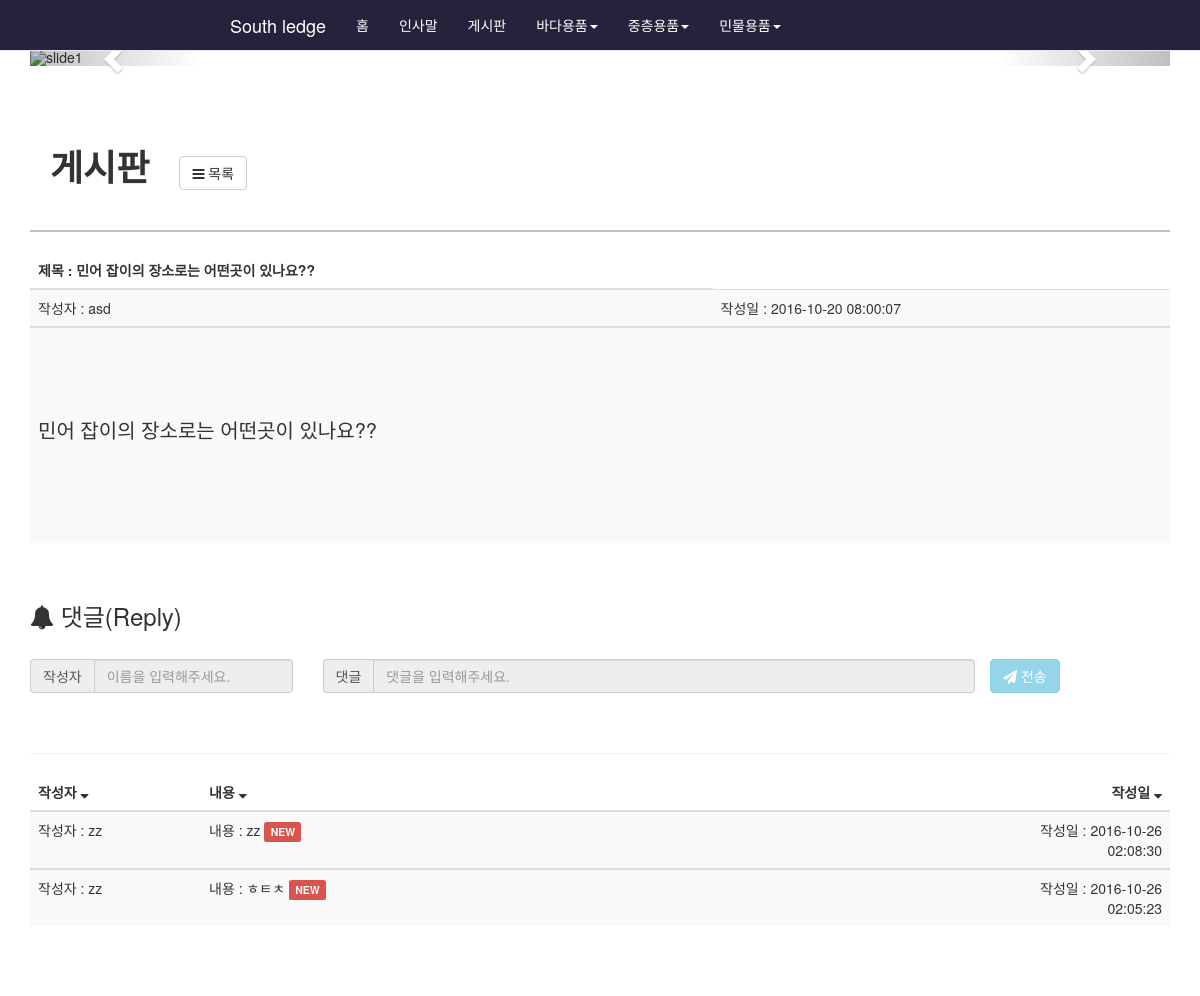
Page /listin?id=3 on the committed database.
### tables this page shows
CREATE TABLE `board` (
  `id` int(11) NOT NULL,
  `title` varchar(100) NOT NULL,
  `content` varchar(1000) NOT NULL,
  `author` varchar(20) NOT NULL,
  `user_id` varchar(20) NOT NULL,
  `notice` int(1) NOT NULL DEFAULT '0',
  `timestamp` timestamp NOT NULL DEFAULT CURRENT_TIMESTAMP
);

CREATE TABLE `reply` (
  `id` int(11) NOT NULL,
  `list_id` int(11) NOT NULL,
  `user_id` int(11) NOT NULL,
  `author` varchar(10) NOT NULL,
  `content` varchar(200) NOT NULL,
  `timestamp` timestamp NOT NULL DEFAULT CURRENT_TIMESTAMP
);

### listin.php (the view, shortened to what this page needs)
<?php
include './database.php';
$is_logged = $_SESSION['is_logged'];
    $list_id = $_GET['id'];
    $stmt = $conn->prepare('SELECT * FROM board where id='.$list_id);
    $stmt->execute();
    $item = $stmt->fetchAll();
    $stmt_reply = $conn->prepare('SELECT * FROM reply WHERE list_id='.$list_id.' ORDER BY id DESC');
    $stmt_reply->execute();
    $reply_list = $stmt_reply->fetchAll();
?>
<!DOCTYPE html>
<html>
  <head>
  </head>
  <body>
    <link rel="stylesheet" href="./lib/bootstrap/css/bootstrap.min.css">
    <link rel="stylesheet" href="./lib/font-awesome/css/font-awesome.min.css">
    <link rel="stylesheet" href="./css/style.css">
    <link rel="stylesheet" href="./css/listin.css">
    <link rel="stylesheet" href="./css/inr.css">
    <body>
      <section class="container">
        <div id="carousel-example-generic" class="carousel slide" data-ride="carousel">
          <ol class="carousel-indicators">
          </ol>
          <div class="carousel-inner" role="listbox">
            <div class="item active">
              <img src="./img/img1" alt="slide1">
            </div>
          </div>
          <a class="left carousel-control" href="#carousel-example-generic" role="button" data-slide="prev">
            <span class="glyphicon glyphicon-chevron-left" aria-hidden="true"></span>
          </a>
          <a class="right carousel-control" href="#carousel-example-generic" role="button" data-slide="next">
            <span class="glyphicon glyphicon-chevron-right" aria-hidden="true"></span>
          </a>
        </div>
     <br><br><br>
        <nav class="navbar navbar-default navbar-fixed-top" style="background-color:rgb(39, 34, 60);">
  <div>
    <div class="navbar-header">
      <a class="navbar-brand" href="./index.php" style="color:#ffffff;  padding-left:230px;">South ledge</a>
    </div>
    <div class="collapse navbar-collapse" id="bs-example-navbar-collapse-1">
      <ul class="nav navbar-nav">
        <li style="background-color:rgb(39, 34, 60);"><a href="./index.php" style="color:#ffffff;">홈<span class="sr-only">(current)</span></a></li>
        <ul class="nav navbar-nav">
          <li style="background-color:rgb(39, 34, 60);"><a href="./inr.php" style="color:#ffffff;">인사말<span class="sr-only">(current)</span></a></li>
          <li style="background-color:rgb(39, 34, 60);"><a href="./list.php" style="color:#ffffff;">게시판<span class="sr-only">(current)</span></a></li>
        <li class="dropdown">
          <a href="#" class="dropdown-toggle" data-toggle="dropdown" role="button" aria-expanded="false" style="color:#ffffff;">바다용품<span class="caret"></span></a>
        </li>
      </ul>
      <ul class="nav navbar-nav">
        <li class="dropdown">
          <a href="#" class="dropdown-toggle" data-toggle="dropdown" role="button" aria-expanded="false" style="color:#ffffff;">중층용품<span class="caret"></span></a>
        </li>
      </ul>
      <ul class="nav navbar-nav navbar-left">
        <li class="dropdown">
          <a href="#" class="dropdown-toggle" data-toggle="dropdown" role="button" aria-expanded="false" style="color:#ffffff;">민물용품<span class="caret"></span></a>
        </li>
      </ul>
    </div>
  </div>
  </nav>
  </section>
  <section class="container">
    <h1 class="top1"><strong>게시판</strong></h1>
    <button type="button" class="btn btn-default listinbtn" onclick="location.href='./list.php'">
      <i class="fa fa-bars" aria-hidden="true"></i>
      목록</button>
    <br><br>
    <hr id="hr1">
    <table class="table table-striped">
      <thead>
        <th>제목 : <?php echo $item[0]['title']?></th>
      </thead>
      <tbody>
        <td>작성자 : <?php echo $item[0]['user_id']?></td>
        <td>작성일 : <?php echo $item[0]['timestamp']?></td>
      </tbody>
      <tbody>
        <td colspan="4"><Br><br><Br><br><p style="font-size:20px;">
        <?php echo $item[0]['content']?>
        </p><Br><br><Br><br></td>
      </tbody>
    </table>
    <br>
  </section>
  <section class="container">
    <form id="insert_reply" action="./insert_reply.php" method="get">
    <h3><i class="fa fa-bell" aria-hidden="true"></i> 댓글(Reply)</h3>
    <br>
    <div class="row">
        <div class="col-sm-3">
        <?php if($is_logged && $_SESSION['role'] == 0 || $is_logged && $_SESSION['role'] == 9) { ?>
        <div class="input-group">
        <span class="input-group-addon" id="basic-addon1">작성자</span>
        <input type="text" class="form-control" placeholder="<?php echo $_SESSION['user_id'] ?>" aria-describedby="basic-addon1" name="reply_author" disabled>
      </div>
        </div>
        <div class="col-sm-7">
        <div class="input-group">
        <span class="input-group-addon" id="basic-addon1">댓글</span>
        <input type="text" class="form-control" placeholder="댓글을 입력해주세요." aria-describedby="basic-addon1" name="reply_content">
        </div>
        </div>
        <div class="col-sm-0">
        <button type="submit" class="btn btn-info"><i class="fa fa-paper-plane" aria-hidden="true"></i> 전송</button>
        <?php }else{ ?>
          <div class="input-group">
          <span class="input-group-addon" id="basic-addon1">작성자</span>
          <input type="text" class="form-control" placeholder="이름을 입력해주세요." aria-describedby="basic-addon1" name="reply_author" disabled>
        </div>
          </div>
          <div class="col-sm-7">
          <div class="input-group">
          <span class="input-group-addon" id="basic-addon1">댓글</span>
          <input type="text" class="form-control" placeholder="댓글을 입력해주세요." aria-describedby="basic-addon1" name="reply_content" disabled>
          </div>
          </div>
          <div class="col-sm-0">
        <button type="submit" class="btn btn-info disabled"><i class="fa fa-paper-plane" aria-hidden="true"></i> 전송</button>
          <?php } ?>
        </div>
    </div>
<br><Br>
  </form>
  <hr>
  </section>
    <section class="container" style="padding-bottom:50px;">
      <table class="table table-striped">
        <thead>
          <tr>
            <th width="15%">작성자 <i class="fa fa-sort-desc" aria-hidden="true"></i></th>
            <th width="70%">내용 <i class="fa fa-sort-desc" aria-hidden="true"></i></th>
            <th width="30%" style=" text-align:right;">작성일 <i class="fa fa-sort-desc" aria-hidden="true"></i></th>
          </tr>
        </thead>
        <tbody>
          <?php if (count($reply_list) > 0) { ?>
          <?php foreach($reply_list as $reply_item) { ?>
          <tr>
            <td>
              작성자 : <?php echo $reply_item['author'] ?></td>
            <td>내용 : <?php echo $reply_item['content'] ?>
              <?php if(strtotime("now-24hour") < strtotime($reply_item['timestamp'])){ ?><span class="label label-danger">NEW</span><?php } ?>
            </td>
            <td style="text-align:right;">작성일 : <?php echo $reply_item['timestamp'] ?></td>
          </tr>
        </tbody>
      <?php } ?>
        <?php } ?>
        </table>
    </section>
  </body>
</html>

### css/style.css (style rules this page uses)
a { color: #000000; }
body { padding-top: 50px; }
span { color: #ffffff; }

### css/listin.css (style rules this page uses)
.listinbtn { margin-top: 30px; margin-left: 30px; }
th { text-align: left; }
td { text-align: left; }
.top1 { float: left; }
a { color: #000000; }

### css/inr.css (style rules this page uses)
.top1 { padding-left: 20px; }
#hr1 { border: 1px solid rgb(193, 193, 193); }

### rows in the picture
board: title "민어 잡이의 장소로는 어떤곳이 있나요??", user "asd", timestamp "2016-10-20 08:00:07", content "민어 잡이의 장소로는 어떤곳이 있나요??"
reply: author "zz", content "zz", shows "NEW", timestamp "2016-10-26 02:08:30"
reply: author "zz", content "ㅎㅌㅊ", shows "NEW", timestamp "2016-10-26 02:05:23"
